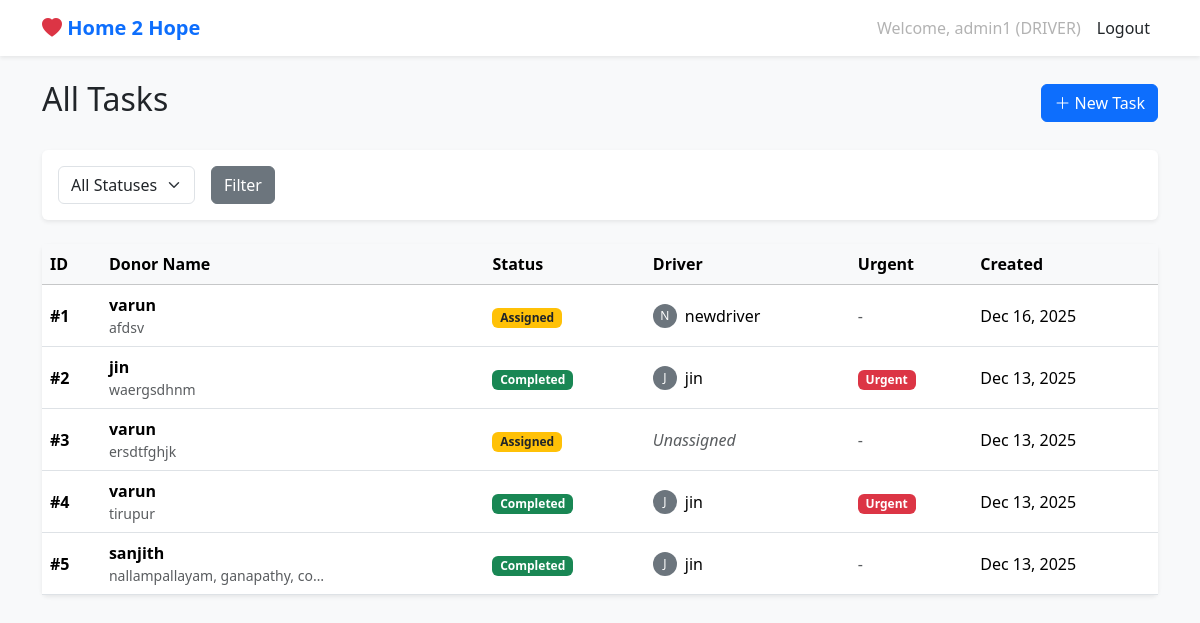
/tasks/ (signed in), run on the app's committed database.
### core/models.py (models this page shows, shortened)
class User(AbstractUser):
    ROLE_ADMIN = 'ADMIN'
    ROLE_DRIVER = 'DRIVER'
    ROLE_CHOICES = [
        (ROLE_ADMIN, 'Admin'),
        (ROLE_DRIVER, 'Driver'),
    ]
    role = models.CharField(max_length=10, choices=ROLE_CHOICES, default=ROLE_DRIVER)
    phone_number = models.CharField(max_length=20, blank=True)

class Task(models.Model):
    STATUS_ASSIGNED = 'ASSIGNED'
    STATUS_IN_PROGRESS = 'IN_PROGRESS'
    STATUS_COMPLETED = 'COMPLETED'
    STATUS_CHOICES = [
        (STATUS_ASSIGNED, 'Assigned'),
        (STATUS_IN_PROGRESS, 'In Progress'),
        (STATUS_COMPLETED, 'Completed'),
    ]
    donor_name = models.CharField(max_length=255)
    address = models.TextField()
    phone_numbers = models.CharField(max_length=255, help_text="Comma-separated phone numbers")
    location_link = models.URLField(max_length=500, help_text="Google Maps Share Link")
    CATEGORY_CHOICES = [
        ('FURNITURE', 'Furniture'),
        ('CLOTHES', 'Clothes'),
        ('ELECTRONICS', 'Electronics'),
        ('FOOD', 'Food'),
        ('BOOKS', 'Books'),
        ('OTHER', 'Other'),
    ]
    category = models.CharField(max_length=50, choices=CATEGORY_CHOICES, default='OTHER')
    is_urgent = models.BooleanField(default=False)
    assigned_to = models.ForeignKey(User, on_delete=models.SET_NULL, null=True, blank=True, related_name='assigned_tasks')
    created_by = models.ForeignKey(User, on_delete=models.CASCADE, related_name='created_tasks')
    status = models.CharField(max_length=20, choices=STATUS_CHOICES, default=STATUS_ASSIGNED)
    created_at = models.DateTimeField(auto_now_add=True)
    updated_at = models.DateTimeField(auto_now=True)
    completed_at = models.DateTimeField(null=True, blank=True)
    visitor_form_filled = models.BooleanField(default=False)
    trust_notice_given = models.BooleanField(default=False)

### core/views.py (the view)
# urls.py: path('tasks/', views.TaskListView.as_view(), name='task_list'),
class TaskListView(AdminRequiredMixin, ListView):
    model = Task
    template_name = 'core/task_list.html'
    context_object_name = 'tasks'
    paginate_by = 10
    def get_queryset(self):
        queryset = super().get_queryset()
        status = self.request.GET.get('status')
        filter_type = self.request.GET.get('filter')
        if status:
            queryset = queryset.filter(status=status)
        if filter_type == 'pending':
            queryset = queryset.exclude(status='COMPLETED')
        elif filter_type == 'urgent':
            queryset = queryset.filter(is_urgent=True)
        elif filter_type == 'completed':
            queryset = queryset.filter(status='COMPLETED')
        return queryset.order_by('-created_at')
    def get_context_data(self, **kwargs):
        context = super().get_context_data(**kwargs)
        status = self.request.GET.get('status')
        context['is_assigned'] = (status == 'ASSIGNED')
        context['is_in_progress'] = (status == 'IN_PROGRESS')
        context['is_completed'] = (status == 'COMPLETED')
        return context

### core/views.py (called while the page is built)
    def test_func(self):
        return self.request.user.is_authenticated and (self.request.user.role == 'ADMIN' or self.request.user.is_superuser)

### templates/core/task_list.html (shortened to what this page needs)
{% extends 'base.html' %}
{% block content %}
<div class="d-flex justify-content-between align-items-center mb-4">
    <h2>All Tasks</h2>
    <a href="{% url 'task_create' %}" class="btn btn-primary"><i class="bi bi-plus-lg"></i> New Task</a>
</div>
<div class="card mb-4">
    <div class="card-body">
        <form method="get" class="row g-3">
            <div class="col-auto">
                <select name="status" id="status" class="form-select">
                    <option value="">All Statuses</option>
                </select>
            </div>
            <div class="col-auto">
                <button type="submit" class="btn btn-secondary">Filter</button>
            </div>
        </form>
    </div>
</div>
<div class="card">
    <div class="table-responsive">
        <table class="table table-hover align-middle mb-0">
            <thead class="table-light">
                <tr>
                    <th>ID</th>
                    <th>Donor Name</th>
                    <th>Status</th>
                    <th>Driver</th>
                    <th>Urgent</th>
                    <th>Created</th>
                </tr>
            </thead>
            <tbody>
                {% for task in tasks %}
                <tr class="clickable-row" data-href="{% url 'admin_task_detail' task.pk %}" style="cursor: pointer;">
                    <td>
                        <span class="fw-bold">#{{ forloop.counter }}</span>
                    </td>
                    <td>
                        <div class="fw-bold">{{ task.donor_name }}</div>
                        <div class="small text-muted">{{ task.address|truncatechars:30 }}</div>
                    </td>
                    <td>
                        <span
                            class="badge bg-{% if task.status == 'COMPLETED' %}success{% elif task.status == 'IN_PROGRESS' %}primary{% else %}warning text-dark{% endif %}">
                            {{ task.get_status_display }}
                        </span>
                    </td>
                    <td>
                        {% if task.assigned_to %}
                        <div class="d-flex align-items-center">
                            <div class="avatar bg-secondary text-white rounded-circle me-2 d-flex justify-content-center align-items-center"
                                style="width:24px; height:24px; font-size:12px;">
                                {{ task.assigned_to.username.0|upper }}
                            </div>
                            {{ task.assigned_to.username }}
                        </div>
                        {% else %}
                        <span class="text-muted fst-italic">Unassigned</span>
                        {% endif %}
                    </td>
                    <td>
                        {% if task.is_urgent %}
                        <span class="badge bg-danger">Urgent</span>
                        {% else %}
                        <span class="text-muted">-</span>
                        {% endif %}
                    </td>
                    <td>{{ task.created_at|date:"M d, Y" }}</td>
                </tr>
                {% empty %}
                <tr>
                    <td colspan="6" class="text-center py-4 text-muted">No tasks found.</td>
                </tr>
                {% endfor %}
            </tbody>
        </table>
    </div>
</div>
{% endblock %}

### templates/base.html (shortened to what this page needs)
<!DOCTYPE html>
<html lang="en">
<head>
    <link href="https://cdn.jsdelivr.net/npm/bootstrap@5.3.2/dist/css/bootstrap.min.css" rel="stylesheet">
    <link rel="stylesheet" href="https://cdn.jsdelivr.net/npm/bootstrap-icons@1.11.1/font/bootstrap-icons.css">
</head>
<body>
    <nav class="navbar navbar-expand-lg navbar-light bg-white shadow-sm mb-4">
        <div class="container">
            <a class="navbar-brand" href="{% url 'dashboard' %}">
                <i class="bi bi-heart-fill text-danger"></i> Home 2 Hope
            </a>
            <div class="collapse navbar-collapse" id="navbarNav">
                <ul class="navbar-nav ms-auto">
                    {% if user.is_authenticated %}
                        <li class="nav-item">
                            <span class="nav-link disabled">Welcome, {{ user.username }} ({{ user.role }})</span>
                        </li>
                        <li class="nav-item">
                            <form action="{% url 'logout' %}" method="post">
                                <button type="submit" class="nav-link btn btn-link text-dark">Logout</button>
                            </form>
                        </li>
                    {% else %}
                        <li class="nav-item">
                            <a class="nav-link" href="{% url 'login' %}">Login</a>
                        </li>
                    {% endif %}
                </ul>
            </div>
        </div>
    </nav>
    <div class="container mb-5">
        {% block content %}{% endblock %}
    </div>
</body>
</html>

### templates/base.html (style rules this page uses)
body { background-color: #f8f9fa; }
.card { box-shadow: 0 0.125rem 0.25rem rgba(0, 0, 0, 0.075); border: none; }
.navbar-brand { font-weight: bold; color: #0d6efd !important; }
.btn-primary { background-color: #0d6efd; border-color: #0d6efd; }

### data on the page
User: username "admin1", role "DRIVER"
Task: donor_name "varun", address "afdsv", status "Assigned", assigned_to.username.0 "N", assigned_to.username "newdriver", created_at "Dec 16, 2025"
Task: donor_name "jin", address "waergsdhnm", status "Completed", assigned_to.username.0 "J", assigned_to.username "jin", is_urgent "Urgent", created_at "Dec 13, 2025"
Task: donor_name "varun", address "ersdtfghjk", status "Assigned", shows "Unassigned", created_at "Dec 13, 2025"
Task: donor_name "varun", address "tirupur", status "Completed", assigned_to.username.0 "J", assigned_to.username "jin", is_urgent "Urgent", created_at "Dec 13, 2025"
Task: donor_name "sanjith", address "nallampallayam, ganapathy, co…", status "Completed", assigned_to.username.0 "J", assigned_to.username "jin", created_at "Dec 13, 2025"
